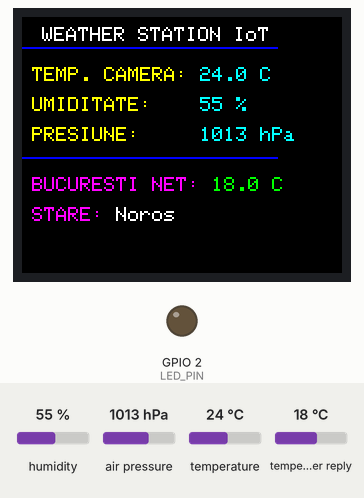
Bench run of a program on a simulated ESP32. Shown: 160×128 colour display, output pins drawn as LEDs (lit = HIGH). The inputs (shaded band) are chosen by the test bench; at power-on: humidity 55 %, air pressure 1013 hPa, temperature 24 °C, temperature in the weather reply 18 °C. WiFi joins after 1.5 s; servers stay silent unless stated; random numbers use the default seed unless the program sets one; no MQTT or app messages arrive unless stated; web services answer with replies made up by the test bench; what the program prints to the serial monitor is not drawn.

Above: at 3.9 s.
4.0 s: humidity set to 22 %
At 9.9 s:
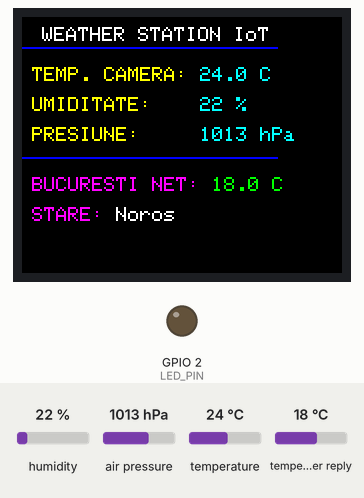
15.2 s: air pressure set to 952 hPa
At 19.1 s:
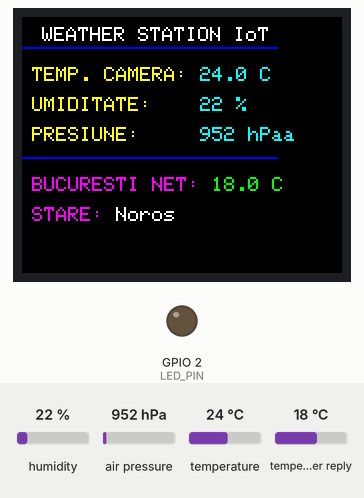
20.3 s: temperature set to 12 °C
At 25.0 s:
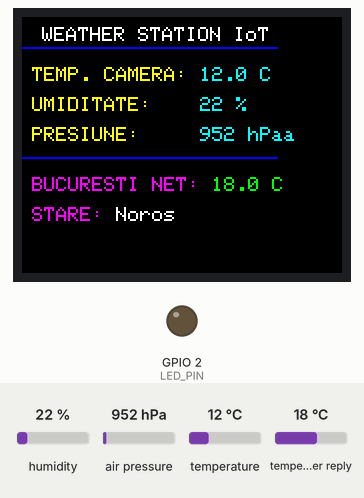
25.5 s: humidity set to 40 %
At 29.6 s:
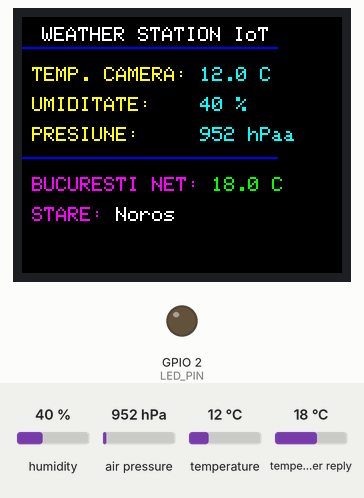
Timing chart, 0 to 31.1 s (numbered marks = the images above; inputs shaded):
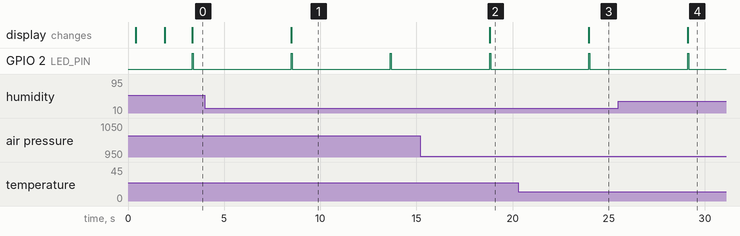

Measured:
- after the input at 4.0 s, the display: changes after 4.5 s (image 1)
- after the input at 15.2 s, the display: changes after 3.6 s (image 2)
- after the input at 20.3 s, the display: changes after 3.7 s (image 3)
- after the input at 25.5 s, the display: changes after 3.6 s (image 4)
- by itself, GPIO 2 (LED_PIN): alternates HIGH for 0.05 s and LOW for 5.1 s

The program:

main.cpp
```cpp
#include <Arduino.h>
#include <Wire.h>
#include <WiFi.h>
#include <Adafruit_BMP280.h>
#include <Adafruit_AHTX0.h>
#include <ArduinoJson.h>
#include <PubSubClient.h>
#include <Adafruit_GFX.h>
#include <Adafruit_ST7735.h>

const char* ssid     = "WIFI";
const char* password = "WIFI_PASSWORD";
String APIKEY        = "API_KEY_OPENWEATHERMAP";
String CityID        = "683506";
#define ALTITUDE 90.0

const char* mqtt_server = "broker.hivemq.com";
const int mqtt_port = 1883;

const char* topic_temp = "statie/meteo/locala/temperatura";
const char* topic_hum  = "statie/meteo/locala/umiditate";
const char* topic_pres = "statie/meteo/locala/presiune";

const char* topic_temp_online = "statie/meteo/online/temperatura";
const char* topic_weather_id  = "statie/meteo/online/id_vreme";
const char* topic_weather_txt = "statie/meteo/online/stare_text";

#define I2C_SDA 21
#define I2C_SCL 22
#define LED_PIN 2
#define BMP280_ADDRESS 0x77

#define TFT_SCL    13
#define TFT_SDA    14
#define TFT_RST    4
#define TFT_DC     27
#define TFT_CS     5

Adafruit_ST7735 tft = Adafruit_ST7735(TFT_CS, TFT_DC, TFT_SDA, TFT_SCL, TFT_RST);
Adafruit_BMP280 bmp;
Adafruit_AHTX0 aht;
WiFiClient espClient;
PubSubClient mqttClient(espClient);
WiFiClient apiClient;
char* servername = "api.openweathermap.org";

float local_temperature = 0;
float local_humidity = 0;
float local_pressure = 0;
float online_temperature = 0;
int weatherID = 0;
String weatherDescRomana = "In asteptare...";
int iterations = 1800;

void initSensors();
void connectToWifi();
void reconnectMQTT();
void getWeatherData();
void readLocalSensors();
void publishMQTTData();
void blinkLED();
void updateDisplayST7735();
String getWeatherDescription(int id);

void setup() {
  pinMode(LED_PIN, OUTPUT);
  Serial.begin(115200);
  delay(200);

  tft.initR(INITR_BLACKTAB);
  tft.setRotation(1);
  tft.fillScreen(ST7735_BLACK);

  tft.setTextSize(1);
  tft.setTextColor(ST7735_CYAN);
  tft.setCursor(10, 20);
  tft.print("Initializare hardware...");


  Wire.begin(I2C_SDA, I2C_SCL);
  initSensors();
  mqttClient.setServer(mqtt_server, mqtt_port);


  tft.fillScreen(ST7735_BLACK);
  tft.setCursor(10, 20);
  tft.setTextColor(ST7735_YELLOW);
  tft.print("Conectare WiFi...");

  connectToWifi();

  tft.fillScreen(ST7735_BLACK);
}

void loop() {
  if (WiFi.status() != WL_CONNECTED) {
    connectToWifi();
  }

  if (!mqttClient.connected()) {
    reconnectMQTT();
  }
  mqttClient.loop();

  if (iterations >= 1800) {
    getWeatherData();
    iterations = 0;
  }

  readLocalSensors();
  publishMQTTData();
  updateDisplayST7735();

  iterations++;
  blinkLED();
  delay(5000);
}

void connectToWifi() {
  WiFi.enableSTA(true);
  WiFi.begin(ssid, password);

  Serial.print("[WiFi] Conectare la retea");
  int timeout = 0;

  while (WiFi.status() != WL_CONNECTED && timeout < 20) {
    delay(500);
    Serial.print(".");
    timeout++;
  }
  if(WiFi.status() == WL_CONNECTED) {
     Serial.println("\n[WiFi] Conectat!");
  } else {
     Serial.println("\n[WiFi] Timeout sau Lipsa date Wi-Fi corecte.");
  }
}

void reconnectMQTT() {
  if (!mqttClient.connected() && WiFi.status() == WL_CONNECTED) {
    Serial.print("[MQTT] Se incearca conectarea...");
    String clientId = "ESP32Client-" + String(random(0, 9999));
    if (mqttClient.connect(clientId.c_str())) {
      Serial.println("\n[MQTT] CONECTAT!");
    }
  }
}

void publishMQTTData() {
  if(!mqttClient.connected()) return;

  mqttClient.publish(topic_temp, String(local_temperature, 1).c_str());
  mqttClient.publish(topic_hum, String(local_humidity, 1).c_str());
  mqttClient.publish(topic_pres, String(local_pressure, 0).c_str());

  if (online_temperature != 0) {
    mqttClient.publish(topic_temp_online, String(online_temperature, 1).c_str());
    mqttClient.publish(topic_weather_id, String(weatherID).c_str());
    mqttClient.publish(topic_weather_txt, weatherDescRomana.c_str());
  }
}

void initSensors() {
  bmp.begin(BMP280_ADDRESS);
  aht.begin();
}

void readLocalSensors() {
  local_temperature = bmp.readTemperature();
  local_pressure = bmp.readPressure() / 100.0F;
  sensors_event_t humidity_event, temp_event;
  aht.getEvent(&humidity_event, &temp_event);
  local_humidity = humidity_event.relative_humidity;
}

void blinkLED() {
  digitalWrite(LED_PIN, HIGH); delay(50); digitalWrite(LED_PIN, LOW);
}

void getWeatherData() {
  if (WiFi.status() != WL_CONNECTED) return;
  if (!apiClient.connect(servername, 80)) return;

  String url = "/data/2.5/weather?id=" + CityID + "&units=metric&APPID=" + APIKEY;
  apiClient.print(String("GET ") + url + " HTTP/1.1\r\n" + "Host: " + servername + "\r\n" + "Connection: close\r\n\r\n");

  unsigned long timeout = millis();
  while (apiClient.available() == 0) {
    if (millis() - timeout > 3000) { apiClient.stop(); return; }
  }
  String result = "";
  while (apiClient.available()) { result = apiClient.readStringUntil('\r'); }
  DynamicJsonDocument doc(2048);
  deserializeJson(doc, result);

  weatherID = doc["weather"][0]["id"];
  online_temperature = doc["main"]["temp"];
  weatherDescRomana = getWeatherDescription(weatherID);
}

void updateDisplayST7735() {
  tft.setTextSize(1);

  tft.setTextColor(ST7735_WHITE, ST7735_BLACK);
  tft.setCursor(10, 5);
  tft.print("WEATHER STATION IoT");
  tft.drawFastHLine(0, 15, 128, ST7735_BLUE);

  tft.setTextColor(ST7735_YELLOW, ST7735_BLACK);
  tft.setCursor(5, 25);
  tft.print("TEMP. CAMERA: ");
  tft.setTextColor(ST7735_CYAN, ST7735_BLACK);
  tft.print(String(local_temperature, 1) + " C ");

  tft.setTextColor(ST7735_YELLOW, ST7735_BLACK);
  tft.setCursor(5, 40);
  tft.print("UMIDITATE:    ");
  tft.setTextColor(ST7735_CYAN, ST7735_BLACK);
  tft.print(String(local_humidity, 0) + " % ");

  tft.setTextColor(ST7735_YELLOW, ST7735_BLACK);
  tft.setCursor(5, 55);
  tft.print("PRESIUNE:     ");
  tft.setTextColor(ST7735_CYAN, ST7735_BLACK);
  tft.print(String(local_pressure, 0) + " hPa");

  tft.drawFastHLine(0, 70, 128, ST7735_BLUE);

  tft.setTextColor(ST7735_MAGENTA, ST7735_BLACK);
  tft.setCursor(5, 80);
  tft.print("BUCURESTI NET: ");
  tft.setTextColor(ST7735_GREEN, ST7735_BLACK);
  tft.print(String(online_temperature, 1) + " C ");

  tft.setTextColor(ST7735_MAGENTA, ST7735_BLACK);
  tft.setCursor(5, 95);
  tft.print("STARE: ");
  tft.setTextColor(ST7735_WHITE, ST7735_BLACK);
  tft.print(weatherDescRomana + "           ");
}

String getWeatherDescription(int id) {
  if (id == 800) return "Cer Senin";
  if (id == 801) return "Putin Noros";
  if (id == 802) return "Partial Noros";
  if (id == 803 || id == 804) return "Noros";
  if (id >= 200 && id <= 299) return "Furtuna";
  if (id >= 300 && id <= 399) return "Aversa";
  if (id >= 500 && id <= 599) return "Ploi";
  if (id >= 600 && id <= 699) return "Ninsoare";
  if (id >= 700 && id <= 799) return "Ceata";
  return "Meteo Varia";
}
```
